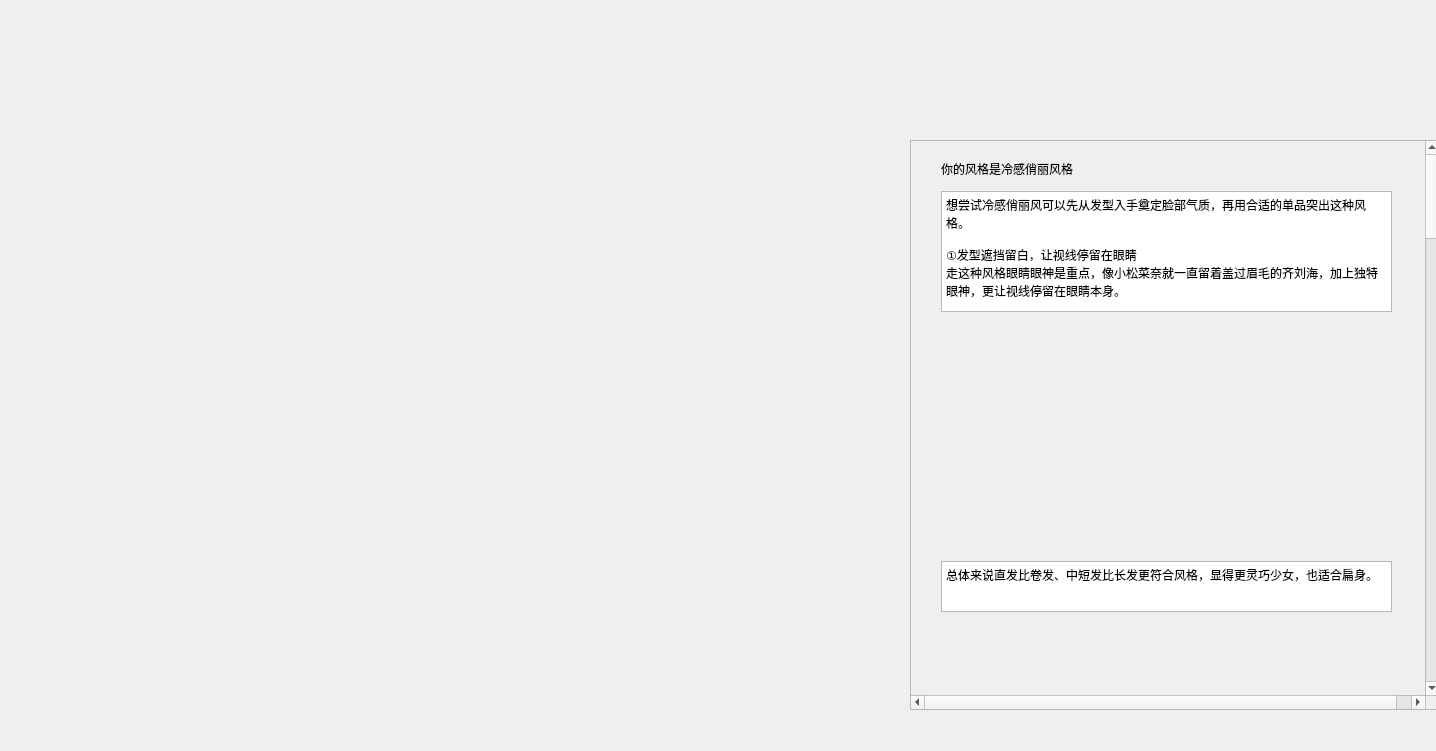
<?xml version="1.0" encoding="UTF-8"?>
<ui version="4.0">
 <class>coldsmallthin</class>
 <widget class="QWidget" name="coldsmallthin">
  <property name="geometry">
   <rect>
    <x>0</x>
    <y>0</y>
    <width>1436</width>
    <height>751</height>
   </rect>
  </property>
  <property name="windowTitle">
   <string>Form</string>
  </property>
  <widget class="QScrollArea" name="scrollArea">
   <property name="geometry">
    <rect>
     <x>910</x>
     <y>140</y>
     <width>530</width>
     <height>570</height>
    </rect>
   </property>
   <property name="minimumSize">
    <size>
     <width>500</width>
     <height>570</height>
    </size>
   </property>
   <property name="verticalScrollBarPolicy">
    <enum>Qt::ScrollBarAlwaysOn</enum>
   </property>
   <property name="horizontalScrollBarPolicy">
    <enum>Qt::ScrollBarAlwaysOn</enum>
   </property>
   <property name="widgetResizable">
    <bool>false</bool>
   </property>
   <widget class="QWidget" name="scrollAreaWidgetContents">
    <property name="geometry">
     <rect>
      <x>0</x>
      <y>0</y>
      <width>530</width>
      <height>3500</height>
     </rect>
    </property>
    <widget class="QLabel" name="label">
     <property name="geometry">
      <rect>
       <x>30</x>
       <y>20</y>
       <width>341</width>
       <height>16</height>
      </rect>
     </property>
     <property name="text">
      <string>你的风格是冷感俏丽风格</string>
     </property>
    </widget>
    <widget class="QTextBrowser" name="textBrowser">
     <property name="geometry">
      <rect>
       <x>30</x>
       <y>50</y>
       <width>451</width>
       <height>121</height>
      </rect>
     </property>
     <property name="html">
      <string>&lt;!DOCTYPE HTML PUBLIC &quot;-//W3C//DTD HTML 4.0//EN&quot; &quot;http://www.w3.org/TR/REC-html40/strict.dtd&quot;&gt;
&lt;html&gt;&lt;head&gt;&lt;meta name=&quot;qrichtext&quot; content=&quot;1&quot; /&gt;&lt;style type=&quot;text/css&quot;&gt;
p, li { white-space: pre-wrap; }
&lt;/style&gt;&lt;/head&gt;&lt;body style=&quot; font-family:'SimSun'; font-size:9pt; font-weight:400; font-style:normal;&quot;&gt;
&lt;p style=&quot; margin-top:0px; margin-bottom:0px; margin-left:0px; margin-right:0px; -qt-block-indent:0; text-indent:0px;&quot;&gt;想尝试冷感俏丽风可以先从发型入手奠定脸部气质，再用合适的单品突出这种风格。&lt;/p&gt;
&lt;p style=&quot;-qt-paragraph-type:empty; margin-top:0px; margin-bottom:0px; margin-left:0px; margin-right:0px; -qt-block-indent:0; text-indent:0px;&quot;&gt;&lt;br /&gt;&lt;/p&gt;
&lt;p style=&quot; margin-top:0px; margin-bottom:0px; margin-left:0px; margin-right:0px; -qt-block-indent:0; text-indent:0px;&quot;&gt;①发型遮挡留白，让视线停留在眼睛&lt;/p&gt;
&lt;p style=&quot; margin-top:0px; margin-bottom:0px; margin-left:0px; margin-right:0px; -qt-block-indent:0; text-indent:0px;&quot;&gt;走这种风格眼睛眼神是重点，像小松菜奈就一直留着盖过眉毛的齐刘海，加上独特眼神，更让视线停留在眼睛本身。&lt;/p&gt;&lt;/body&gt;&lt;/html&gt;</string>
     </property>
    </widget>
    <widget class="QLabel" name="label_2">
     <property name="geometry">
      <rect>
       <x>30</x>
       <y>180</y>
       <width>451</width>
       <height>231</height>
      </rect>
     </property>
     <property name="text">
      <string/>
     </property>
    </widget>
    <widget class="QTextBrowser" name="textBrowser_4">
     <property name="geometry">
      <rect>
       <x>30</x>
       <y>420</y>
       <width>451</width>
       <height>51</height>
      </rect>
     </property>
     <property name="html">
      <string>&lt;!DOCTYPE HTML PUBLIC &quot;-//W3C//DTD HTML 4.0//EN&quot; &quot;http://www.w3.org/TR/REC-html40/strict.dtd&quot;&gt;
&lt;html&gt;&lt;head&gt;&lt;meta name=&quot;qrichtext&quot; content=&quot;1&quot; /&gt;&lt;style type=&quot;text/css&quot;&gt;
p, li { white-space: pre-wrap; }
&lt;/style&gt;&lt;/head&gt;&lt;body style=&quot; font-family:'SimSun'; font-size:9pt; font-weight:400; font-style:normal;&quot;&gt;
&lt;p style=&quot; margin-top:0px; margin-bottom:0px; margin-left:0px; margin-right:0px; -qt-block-indent:0; text-indent:0px;&quot;&gt;总体来说直发比卷发、中短发比长发更符合风格，显得更灵巧少女，也适合扁身。&lt;/p&gt;&lt;/body&gt;&lt;/html&gt;</string>
     </property>
    </widget>
    <widget class="QLabel" name="label_3">
     <property name="geometry">
      <rect>
       <x>30</x>
       <y>480</y>
       <width>451</width>
       <height>201</height>
      </rect>
     </property>
     <property name="text">
      <string/>
     </property>
    </widget>
    <widget class="QLabel" name="label_4">
     <property name="geometry">
      <rect>
       <x>30</x>
       <y>780</y>
       <width>451</width>
       <height>261</height>
      </rect>
     </property>
     <property name="text">
      <string/>
     </property>
    </widget>
    <widget class="QTextBrowser" name="textBrowser_3">
     <property name="geometry">
      <rect>
       <x>30</x>
       <y>690</y>
       <width>451</width>
       <height>81</height>
      </rect>
     </property>
     <property name="html">
      <string>&lt;!DOCTYPE HTML PUBLIC &quot;-//W3C//DTD HTML 4.0//EN&quot; &quot;http://www.w3.org/TR/REC-html40/strict.dtd&quot;&gt;
&lt;html&gt;&lt;head&gt;&lt;meta name=&quot;qrichtext&quot; content=&quot;1&quot; /&gt;&lt;style type=&quot;text/css&quot;&gt;
p, li { white-space: pre-wrap; }
&lt;/style&gt;&lt;/head&gt;&lt;body style=&quot; font-family:'SimSun'; font-size:9pt; font-weight:400; font-style:normal;&quot;&gt;
&lt;p style=&quot; margin-top:0px; margin-bottom:0px; margin-left:0px; margin-right:0px; -qt-block-indent:0; text-indent:0px;&quot;&gt;调整好发型后，就可以从穿搭入手了。&lt;/p&gt;
&lt;p style=&quot; margin-top:0px; margin-bottom:0px; margin-left:0px; margin-right:0px; -qt-block-indent:0; text-indent:0px;&quot;&gt;② 配色和款式，把握冷感俏丽的精髓&lt;/p&gt;
&lt;p style=&quot; margin-top:0px; margin-bottom:0px; margin-left:0px; margin-right:0px; -qt-block-indent:0; text-indent:0px;&quot;&gt; 全黑的酷感太压抑，掩盖了这种五官年轻少女的优势，最好用亮眼的颜色增加俏丽感：&lt;/p&gt;&lt;/body&gt;&lt;/html&gt;</string>
     </property>
    </widget>
    <widget class="QLabel" name="label_5">
     <property name="geometry">
      <rect>
       <x>30</x>
       <y>1170</y>
       <width>451</width>
       <height>231</height>
      </rect>
     </property>
     <property name="text">
      <string/>
     </property>
    </widget>
    <widget class="QTextBrowser" name="textBrowser_5">
     <property name="geometry">
      <rect>
       <x>30</x>
       <y>1060</y>
       <width>451</width>
       <height>101</height>
      </rect>
     </property>
     <property name="html">
      <string>&lt;!DOCTYPE HTML PUBLIC &quot;-//W3C//DTD HTML 4.0//EN&quot; &quot;http://www.w3.org/TR/REC-html40/strict.dtd&quot;&gt;
&lt;html&gt;&lt;head&gt;&lt;meta name=&quot;qrichtext&quot; content=&quot;1&quot; /&gt;&lt;style type=&quot;text/css&quot;&gt;
p, li { white-space: pre-wrap; }
&lt;/style&gt;&lt;/head&gt;&lt;body style=&quot; font-family:'SimSun'; font-size:9pt; font-weight:400; font-style:normal;&quot;&gt;
&lt;p style=&quot; margin-top:0px; margin-bottom:0px; margin-left:0px; margin-right:0px; -qt-block-indent:0; text-indent:0px;&quot;&gt;▲ 可以对比一下两套look，右边在全黑里加入亮色，就平衡了酷感和俏丽。&lt;/p&gt;
&lt;p style=&quot;-qt-paragraph-type:empty; margin-top:0px; margin-bottom:0px; margin-left:0px; margin-right:0px; -qt-block-indent:0; text-indent:0px;&quot;&gt;&lt;br /&gt;&lt;/p&gt;
&lt;p style=&quot; margin-top:0px; margin-bottom:0px; margin-left:0px; margin-right:0px; -qt-block-indent:0; text-indent:0px;&quot;&gt;特别是靠近脸部的地方，尽量避免全黑白，用色彩点缀更能衬托脸蛋的少女感。&lt;/p&gt;&lt;/body&gt;&lt;/html&gt;</string>
     </property>
    </widget>
    <widget class="QLabel" name="label_6">
     <property name="geometry">
      <rect>
       <x>30</x>
       <y>1470</y>
       <width>451</width>
       <height>241</height>
      </rect>
     </property>
     <property name="text">
      <string/>
     </property>
    </widget>
    <widget class="QTextBrowser" name="textBrowser_6">
     <property name="geometry">
      <rect>
       <x>30</x>
       <y>1410</y>
       <width>451</width>
       <height>51</height>
      </rect>
     </property>
     <property name="html">
      <string>&lt;!DOCTYPE HTML PUBLIC &quot;-//W3C//DTD HTML 4.0//EN&quot; &quot;http://www.w3.org/TR/REC-html40/strict.dtd&quot;&gt;
&lt;html&gt;&lt;head&gt;&lt;meta name=&quot;qrichtext&quot; content=&quot;1&quot; /&gt;&lt;style type=&quot;text/css&quot;&gt;
p, li { white-space: pre-wrap; }
&lt;/style&gt;&lt;/head&gt;&lt;body style=&quot; font-family:'SimSun'; font-size:9pt; font-weight:400; font-style:normal;&quot;&gt;
&lt;p style=&quot; margin-top:0px; margin-bottom:0px; margin-left:0px; margin-right:0px; -qt-block-indent:0; text-indent:0px;&quot;&gt;打造这种略带冷感的俏丽风，全黑色、大面积亮色都不是好办法，更聪明的是选一个相对亮丽的色彩，同时用黑、白来平衡：&lt;/p&gt;&lt;/body&gt;&lt;/html&gt;</string>
     </property>
    </widget>
    <widget class="QLabel" name="label_7">
     <property name="geometry">
      <rect>
       <x>30</x>
       <y>1830</y>
       <width>451</width>
       <height>231</height>
      </rect>
     </property>
     <property name="text">
      <string/>
     </property>
    </widget>
    <widget class="QTextBrowser" name="textBrowser_7">
     <property name="geometry">
      <rect>
       <x>30</x>
       <y>1720</y>
       <width>451</width>
       <height>101</height>
      </rect>
     </property>
     <property name="html">
      <string>&lt;!DOCTYPE HTML PUBLIC &quot;-//W3C//DTD HTML 4.0//EN&quot; &quot;http://www.w3.org/TR/REC-html40/strict.dtd&quot;&gt;
&lt;html&gt;&lt;head&gt;&lt;meta name=&quot;qrichtext&quot; content=&quot;1&quot; /&gt;&lt;style type=&quot;text/css&quot;&gt;
p, li { white-space: pre-wrap; }
&lt;/style&gt;&lt;/head&gt;&lt;body style=&quot; font-family:'SimSun'; font-size:9pt; font-weight:400; font-style:normal;&quot;&gt;
&lt;p style=&quot; margin-top:0px; margin-bottom:0px; margin-left:0px; margin-right:0px; -qt-block-indent:0; text-indent:0px;&quot;&gt;▲ 亮橙色、辣椒红、草木绿等等都可以，最好放在上半身。&lt;/p&gt;
&lt;p style=&quot; margin-top:0px; margin-bottom:0px; margin-left:0px; margin-right:0px; -qt-block-indent:0; text-indent:0px;&quot;&gt; &lt;/p&gt;
&lt;p style=&quot; margin-top:0px; margin-bottom:0px; margin-left:0px; margin-right:0px; -qt-block-indent:0; text-indent:0px;&quot;&gt;③把握好颜色后，接着我们来看看怎么挑选款式吧。&lt;/p&gt;
&lt;p style=&quot; margin-top:0px; margin-bottom:0px; margin-left:0px; margin-right:0px; -qt-block-indent:0; text-indent:0px;&quot;&gt;少女感、年轻感就来自于这种纤细的肩背四肢，让人觉得很灵巧。加上衣服的短线条，就有了元气活力感。&lt;/p&gt;&lt;/body&gt;&lt;/html&gt;</string>
     </property>
    </widget>
    <widget class="QLabel" name="label_8">
     <property name="geometry">
      <rect>
       <x>30</x>
       <y>2130</y>
       <width>441</width>
       <height>241</height>
      </rect>
     </property>
     <property name="text">
      <string/>
     </property>
    </widget>
    <widget class="QTextBrowser" name="textBrowser_8">
     <property name="geometry">
      <rect>
       <x>30</x>
       <y>2070</y>
       <width>451</width>
       <height>51</height>
      </rect>
     </property>
     <property name="html">
      <string>&lt;!DOCTYPE HTML PUBLIC &quot;-//W3C//DTD HTML 4.0//EN&quot; &quot;http://www.w3.org/TR/REC-html40/strict.dtd&quot;&gt;
&lt;html&gt;&lt;head&gt;&lt;meta name=&quot;qrichtext&quot; content=&quot;1&quot; /&gt;&lt;style type=&quot;text/css&quot;&gt;
p, li { white-space: pre-wrap; }
&lt;/style&gt;&lt;/head&gt;&lt;body style=&quot; font-family:'SimSun'; font-size:9pt; font-weight:400; font-style:normal;&quot;&gt;
&lt;p style=&quot; margin-top:0px; margin-bottom:0px; margin-left:0px; margin-right:0px; -qt-block-indent:0; text-indent:0px;&quot;&gt;高瘦的大骨架扁身身材，关键就是避免上下都板正或臃肿，没有展现纤细的部位。&lt;/p&gt;&lt;/body&gt;&lt;/html&gt;</string>
     </property>
    </widget>
    <widget class="QLabel" name="label_9">
     <property name="geometry">
      <rect>
       <x>30</x>
       <y>2500</y>
       <width>451</width>
       <height>231</height>
      </rect>
     </property>
     <property name="text">
      <string/>
     </property>
    </widget>
    <widget class="QTextBrowser" name="textBrowser_9">
     <property name="geometry">
      <rect>
       <x>30</x>
       <y>2390</y>
       <width>451</width>
       <height>101</height>
      </rect>
     </property>
     <property name="html">
      <string>&lt;!DOCTYPE HTML PUBLIC &quot;-//W3C//DTD HTML 4.0//EN&quot; &quot;http://www.w3.org/TR/REC-html40/strict.dtd&quot;&gt;
&lt;html&gt;&lt;head&gt;&lt;meta name=&quot;qrichtext&quot; content=&quot;1&quot; /&gt;&lt;style type=&quot;text/css&quot;&gt;
p, li { white-space: pre-wrap; }
&lt;/style&gt;&lt;/head&gt;&lt;body style=&quot; font-family:'SimSun'; font-size:9pt; font-weight:400; font-style:normal;&quot;&gt;
&lt;p style=&quot; margin-top:0px; margin-bottom:0px; margin-left:0px; margin-right:0px; -qt-block-indent:0; text-indent:0px;&quot;&gt;▲ 最右这套聪明地选了纤细下装来平衡上半身的宽大，马上显得更有活力了。&lt;/p&gt;
&lt;p style=&quot;-qt-paragraph-type:empty; margin-top:0px; margin-bottom:0px; margin-left:0px; margin-right:0px; -qt-block-indent:0; text-indent:0px;&quot;&gt;&lt;br /&gt;&lt;/p&gt;
&lt;p style=&quot; margin-top:0px; margin-bottom:0px; margin-left:0px; margin-right:0px; -qt-block-indent:0; text-indent:0px;&quot;&gt;可以让穿搭松紧有度，比如下面三套，分别突出上臂、腰部、腿部的纤细感。版型都很好看，也发挥了身材优势：&lt;/p&gt;&lt;/body&gt;&lt;/html&gt;</string>
     </property>
    </widget>
    <widget class="QLabel" name="label_10">
     <property name="geometry">
      <rect>
       <x>30</x>
       <y>2870</y>
       <width>441</width>
       <height>251</height>
      </rect>
     </property>
     <property name="text">
      <string/>
     </property>
    </widget>
    <widget class="QTextBrowser" name="textBrowser_10">
     <property name="geometry">
      <rect>
       <x>30</x>
       <y>2740</y>
       <width>451</width>
       <height>121</height>
      </rect>
     </property>
     <property name="html">
      <string>&lt;!DOCTYPE HTML PUBLIC &quot;-//W3C//DTD HTML 4.0//EN&quot; &quot;http://www.w3.org/TR/REC-html40/strict.dtd&quot;&gt;
&lt;html&gt;&lt;head&gt;&lt;meta name=&quot;qrichtext&quot; content=&quot;1&quot; /&gt;&lt;style type=&quot;text/css&quot;&gt;
p, li { white-space: pre-wrap; }
&lt;/style&gt;&lt;/head&gt;&lt;body style=&quot; font-family:'SimSun'; font-size:9pt; font-weight:400; font-style:normal;&quot;&gt;
&lt;p style=&quot; margin-top:0px; margin-bottom:0px; margin-left:0px; margin-right:0px; -qt-block-indent:0; text-indent:0px;&quot;&gt;▲ 如果觉得颜色太素，可以把上衣换成前面提到的那些色彩。&lt;/p&gt;
&lt;p style=&quot; margin-top:0px; margin-bottom:0px; margin-left:0px; margin-right:0px; -qt-block-indent:0; text-indent:0px;&quot;&gt;④扬长避短，更好地撬动风格杠杆&lt;/p&gt;
&lt;p style=&quot; margin-top:0px; margin-bottom:0px; margin-left:0px; margin-right:0px; -qt-block-indent:0; text-indent:0px;&quot;&gt;最后再修饰一下缺点，就能让酷感俏丽更加鲜明了。&lt;/p&gt;
&lt;p style=&quot; margin-top:0px; margin-bottom:0px; margin-left:0px; margin-right:0px; -qt-block-indent:0; text-indent:0px;&quot;&gt;她提到另一个bug是腰粗，其实是因为平板身材没有腰。这种情况只要选择略有膨胀感的上装+小A型下装，同时腰线往上提，避开腹部赘肉，就能凹出细腰了。&lt;/p&gt;&lt;/body&gt;&lt;/html&gt;</string>
     </property>
    </widget>
    <widget class="QLabel" name="label_11">
     <property name="geometry">
      <rect>
       <x>30</x>
       <y>3200</y>
       <width>451</width>
       <height>251</height>
      </rect>
     </property>
     <property name="text">
      <string/>
     </property>
    </widget>
    <widget class="QTextBrowser" name="textBrowser_11">
     <property name="geometry">
      <rect>
       <x>30</x>
       <y>3140</y>
       <width>451</width>
       <height>51</height>
      </rect>
     </property>
     <property name="html">
      <string>&lt;!DOCTYPE HTML PUBLIC &quot;-//W3C//DTD HTML 4.0//EN&quot; &quot;http://www.w3.org/TR/REC-html40/strict.dtd&quot;&gt;
&lt;html&gt;&lt;head&gt;&lt;meta name=&quot;qrichtext&quot; content=&quot;1&quot; /&gt;&lt;style type=&quot;text/css&quot;&gt;
p, li { white-space: pre-wrap; }
&lt;/style&gt;&lt;/head&gt;&lt;body style=&quot; font-family:'SimSun'; font-size:9pt; font-weight:400; font-style:normal;&quot;&gt;
&lt;p style=&quot; margin-top:0px; margin-bottom:0px; margin-left:0px; margin-right:0px; -qt-block-indent:0; text-indent:0px;&quot;&gt;之后如果通过健身拥有马甲线腹肌的话，夏天很适合穿带点运动风的短上衣，造型会很出彩。&lt;/p&gt;&lt;/body&gt;&lt;/html&gt;</string>
     </property>
    </widget>
   </widget>
  </widget>
 </widget>
 <resources/>
 <connections/>
</ui>
